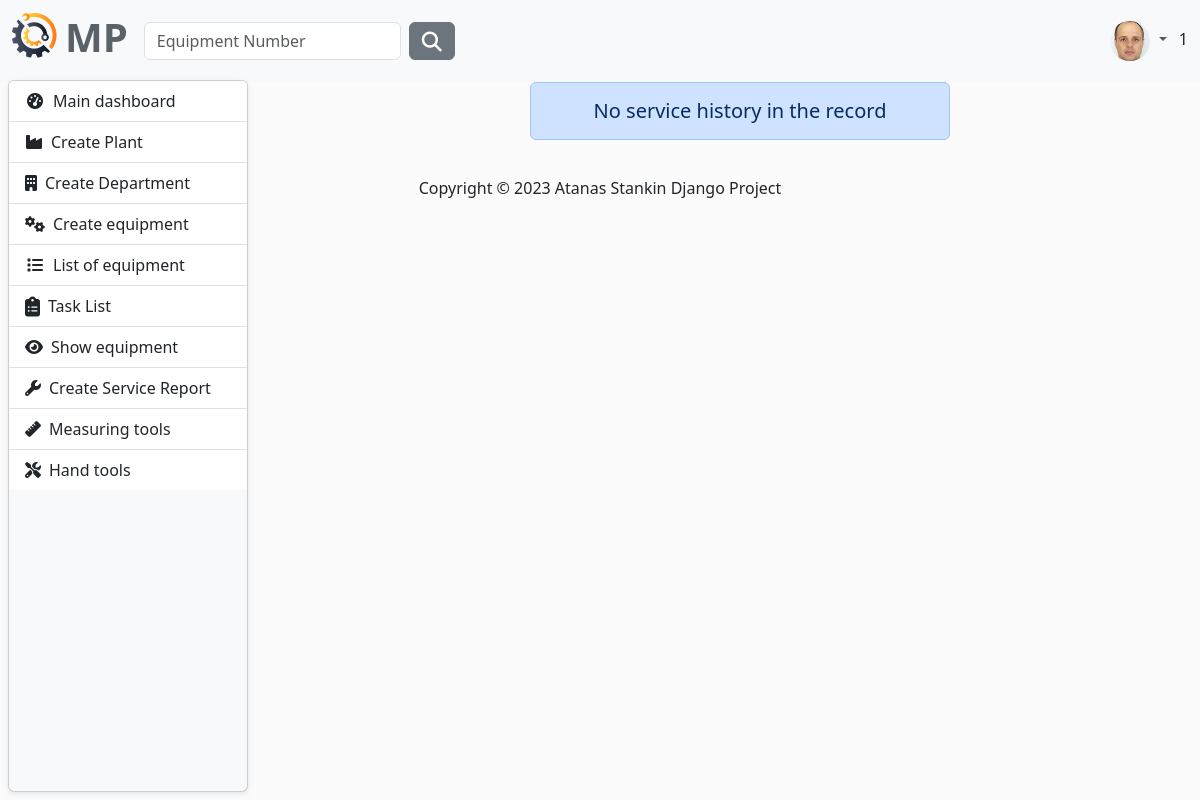
Page /service-history/2/ (signed in) on the earlier database version.
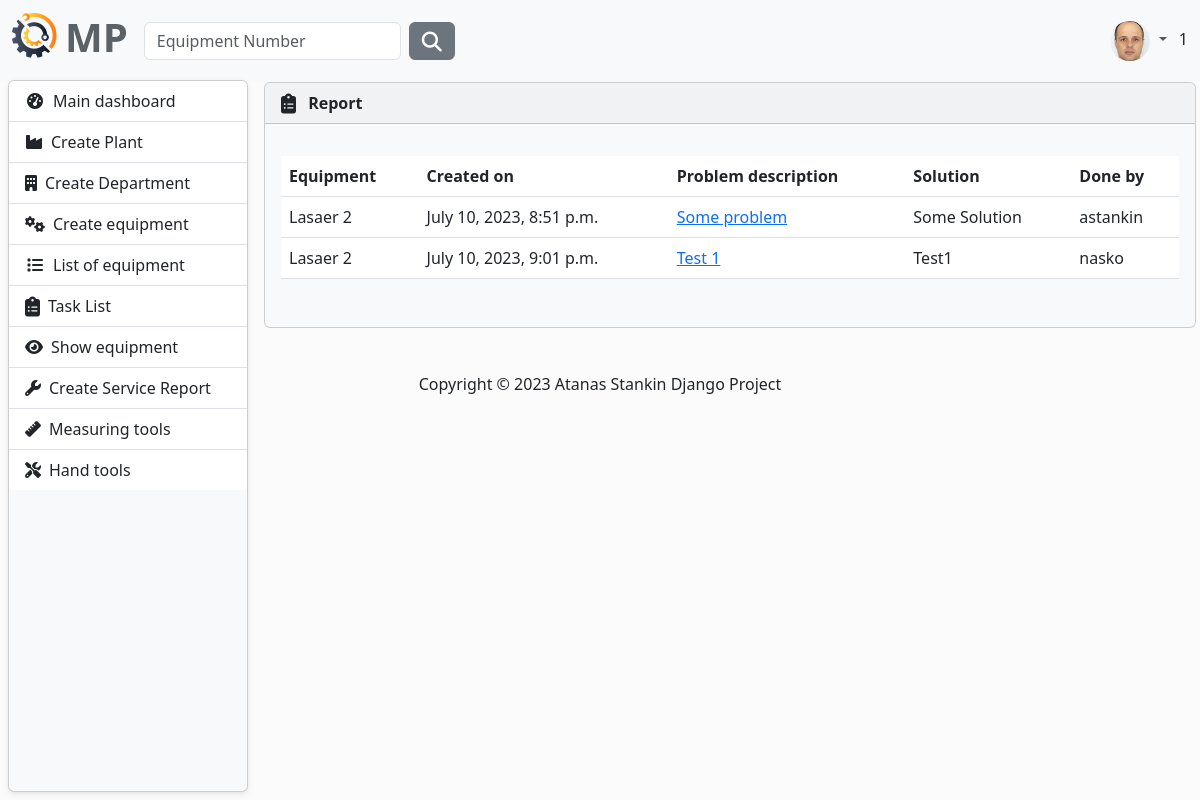
Same page on the later database version.
### MaintenancePlanner/service_history/models.py (models this page shows)
class ServiceHistory(models.Model):
    created_on = models.DateTimeField(default=timezone.now)
    equipment = models.ForeignKey(
        to=Equipment,
        on_delete=models.CASCADE,
    )
    technician = models.ForeignKey(UserModel, on_delete=models.CASCADE)
    problem_description = models.TextField()
    solution = models.TextField()

### MaintenancePlanner/equipment/models.py (models this page shows)
class Equipment(models.Model):
    description = models.CharField(
        max_length=30,
        validators=[equipment_name_validator],
    )
    type = models.CharField(
        max_length=30,
        choices=TYPE_OF_EQUIPMENT
    )
    acquisition_date = models.DateField(
        blank=True,
        null=True,
        verbose_name='Acquisition Date',
    )
    acquisition_value = models.FloatField(
        blank=True,
        null=True,
        verbose_name='Acquisition Value',
    )
    currency_code = models.CharField(
        max_length=10,
        choices=CURRENCY_CHOICES,
        default='EUR',
    )
    year_of_manufacture = models.PositiveIntegerField(
        verbose_name='Year of Manufacture',
        null=True,
        blank=True,
    )
    manufacturer = models.CharField(
        max_length=30,
        blank=True,
        null=True,
    )
    model_number = models.CharField(
        max_length=30,
        blank=True,
        null=True,
        verbose_name='Model Number'
    )
    part_number = models.CharField(
        max_length=30,
        blank=True,
        null=True,
        verbose_name='Manufacturer Part Number',
    )
    serial_number = models.CharField(
        max_length=30,
        blank=True,
        null=True,
        verbose_name='Manufacturer Serial Number',
    )
    plant = models.ForeignKey(
        to=Plant,
        on_delete=models.CASCADE)
    department = models.ForeignKey(
        to=Department,
        on_delete=models.CASCADE)
    last_checked_date = models.DateField(
        verbose_name='Last Checked Date',
        blank=True,
        null=True,
    )
    next_check_date = models.DateField(
        verbose_name='Next Check Date',
        blank=True,
        null=True,
    )
    def __str__(self):
        return self.description

### MaintenancePlanner/accounts/models.py (models this page shows, shortened)
class AppUser(AbstractUser, PermissionsMixin):
    first_name = models.CharField(
        max_length=30,
        validators=[
            MinLengthValidator(2),
            user_name_validator,
        ]
    )
    last_name = models.CharField(
        max_length=30,
        validators=[
            MinLengthValidator(2),
            user_name_validator,
        ]
    )
    email = models.EmailField(unique=True)
    class Role(models.TextChoices):
        MANAGER = "MANAGER", 'Manager'
        SUPERVISOR = "SUPERVISOR", 'Supervisor'
        OPERATOR = "OPERATOR", 'Operator'
    role = models.CharField(max_length=50, choices=Role.choices)

### MaintenancePlanner/service_history/views.py (the view)
# urls.py: path('<int:pk>/', views.service_history, name='service-history'),
@login_required
def service_history(request, pk):
    equipment = Equipment.objects.get(pk=pk)
    reports = ServiceHistory.objects.filter(equipment=equipment)
    context = {
        'equipment': equipment,
        'reports': reports,
    }
    return render(request, 'service-history.html', context)

### MaintenancePlanner/service_history/templates/service-history.html
{% extends "base.html" %}
{% block content %}
    <article>
        {% if reports %}
            <div class="card bg-light ms-1 me-4 mb-4 mt-0">
                <div class="card-header">
                    <i class="fa-solid fa-clipboard-list fa-lg me-2"></i>
                    <strong>Report</strong>
                </div>
                <div class="card-body">
                    <p class="card-text">
                    <div class="table-responsive">
                        <table class="table table-hover">
                            <thead>
                            <tr>
                                <th scope="col">Equipment</th>
                                <th scope="col">Created on</th>
                                <th scope="col">Problem description</th>
                                <th scope="col">Solution</th>
                                <th scope="col">Done by</th>
                            </tr>
                            </thead>
                            <tbody>
                            {% for report in  reports %}
                                <tr>
                                    <td>
                                        {{ report.equipment }}
                                    </td>
                                    <td>
                                        {{ report.created_on }}
                                    </td>
                                    <td>
                                        <a class="link-primary" href="#">
                                            {{ report.problem_description|truncatechars:50 }}
                                        </a>
                                    </td>
                                    <td>{{ report.solution|truncatechars:50 }}</td>
                                    <td>{{ report.technician }}</td>
                            {% endfor %}
                            </tbody>
                        </table>
                    </div>
                    </p>
                </div>
            </div>
        {% else %}
            <div class="row justify-content-center">
                <div class="col-md-6 text-center">
                    <h5 class="alert alert-primary ms-4 me-4">No service history in the record </h5>
                </div>
            </div>
        {% endif %}
    </article>
{% endblock %}

Differences in the rows shown:
added ServiceHistory: equipment "Lasaer 2", created_on "July 10, 2023, 8:51 p.m.", problem_description "Some problem", solution "Some Solution", technician "astankin"
added ServiceHistory: equipment "Lasaer 2", created_on "July 10, 2023, 9:01 p.m.", problem_description "Test 1", solution "Test1", technician "nasko"
Other differences:
text no longer shown: "No service history in the record"
text now shown: "Report Equipment Created on Problem description Solution Done by"
